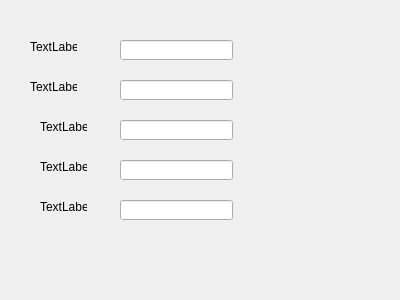
<?xml version="1.0" encoding="UTF-8"?>
<ui version="4.0">
 <class>addDialog</class>
 <widget class="QDialog" name="addDialog">
  <property name="geometry">
   <rect>
    <x>0</x>
    <y>0</y>
    <width>400</width>
    <height>300</height>
   </rect>
  </property>
  <property name="windowTitle">
   <string>Dialog</string>
  </property>
  <widget class="QLabel" name="label">
   <property name="geometry">
    <rect>
     <x>30</x>
     <y>40</y>
     <width>47</width>
     <height>13</height>
    </rect>
   </property>
   <property name="text">
    <string>TextLabel</string>
   </property>
  </widget>
  <widget class="QLabel" name="label_2">
   <property name="geometry">
    <rect>
     <x>30</x>
     <y>80</y>
     <width>47</width>
     <height>13</height>
    </rect>
   </property>
   <property name="text">
    <string>TextLabel</string>
   </property>
  </widget>
  <widget class="QLabel" name="label_3">
   <property name="geometry">
    <rect>
     <x>40</x>
     <y>120</y>
     <width>47</width>
     <height>13</height>
    </rect>
   </property>
   <property name="text">
    <string>TextLabel</string>
   </property>
  </widget>
  <widget class="QLabel" name="label_4">
   <property name="geometry">
    <rect>
     <x>40</x>
     <y>160</y>
     <width>47</width>
     <height>13</height>
    </rect>
   </property>
   <property name="text">
    <string>TextLabel</string>
   </property>
  </widget>
  <widget class="QLabel" name="label_5">
   <property name="geometry">
    <rect>
     <x>40</x>
     <y>200</y>
     <width>47</width>
     <height>13</height>
    </rect>
   </property>
   <property name="text">
    <string>TextLabel</string>
   </property>
  </widget>
  <widget class="QLineEdit" name="lineEdit">
   <property name="geometry">
    <rect>
     <x>120</x>
     <y>40</y>
     <width>113</width>
     <height>20</height>
    </rect>
   </property>
  </widget>
  <widget class="QLineEdit" name="lineEdit_2">
   <property name="geometry">
    <rect>
     <x>120</x>
     <y>80</y>
     <width>113</width>
     <height>20</height>
    </rect>
   </property>
  </widget>
  <widget class="QLineEdit" name="lineEdit_3">
   <property name="geometry">
    <rect>
     <x>120</x>
     <y>120</y>
     <width>113</width>
     <height>20</height>
    </rect>
   </property>
  </widget>
  <widget class="QLineEdit" name="lineEdit_4">
   <property name="geometry">
    <rect>
     <x>120</x>
     <y>160</y>
     <width>113</width>
     <height>20</height>
    </rect>
   </property>
  </widget>
  <widget class="QLineEdit" name="lineEdit_5">
   <property name="geometry">
    <rect>
     <x>120</x>
     <y>200</y>
     <width>113</width>
     <height>20</height>
    </rect>
   </property>
  </widget>
 </widget>
 <resources/>
 <connections/>
</ui>
